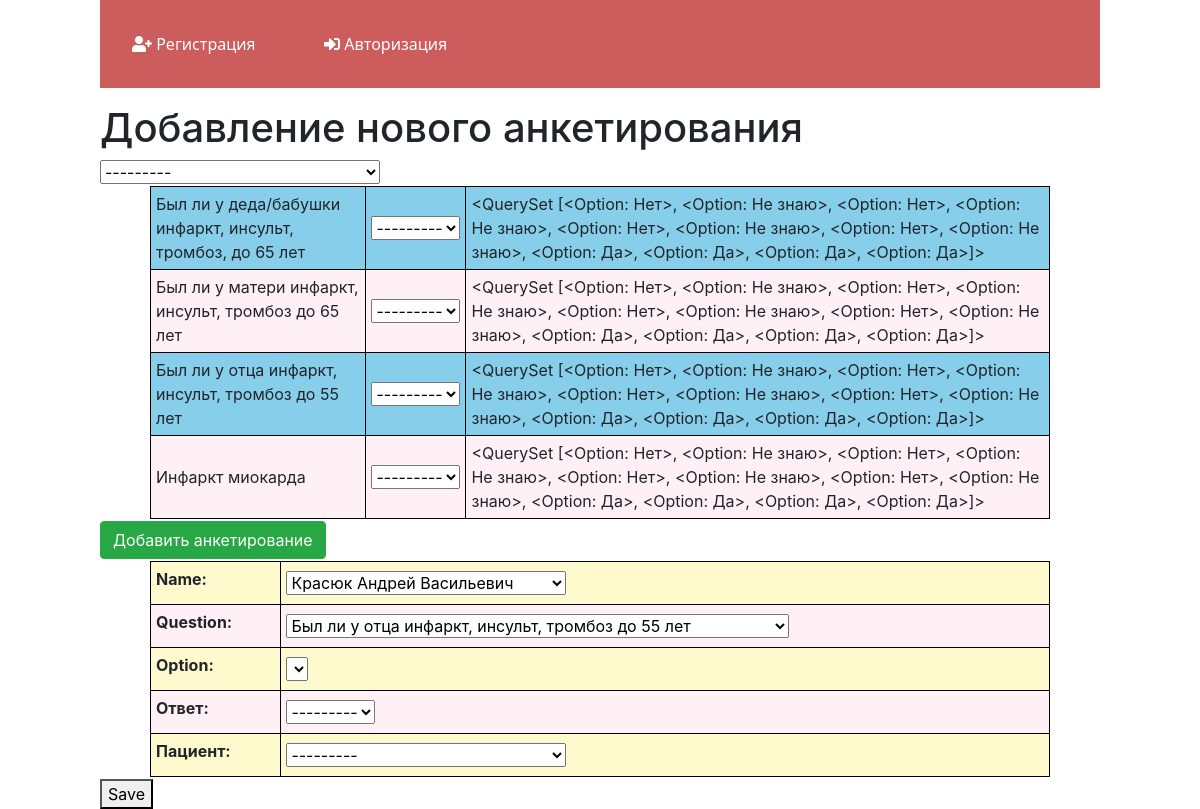
Screenshot of /api/v1/amscapp/add_complaint with the database file from the repository.
### amscapp/models.py (models this page shows)
class Question(models.Model):
    name = models.CharField('Вопрос', max_length=100)
    def __str__(self):
        return self.name
    class Meta:
        verbose_name = 'Вопрос'
        verbose_name_plural = 'Вопросы'

class Option(models.Model):
    name = models.CharField('Вариант ответа', max_length=100)
    score = models.IntegerField('Количество баллов', default=0)
    option = models.ForeignKey(Question, on_delete=models.CASCADE)
    def __str__(self):
        return self.name
    class Meta:
        verbose_name = 'Поле для выбора'
        verbose_name_plural = 'Поля для выборов'

class Patient(models.Model):
    class ChoiceSEX(models.TextChoices):
        MAN = 'Мужской', 'Мужской'
        WOMAN = 'Женский', 'Женский'
    class ChoiceNation(models.TextChoices):
        RU = 'Русские', 'Русские'
        UA = 'Украинцы', 'Украинцы'
        GE = 'Немцы', 'Немцы'
        KZ = 'Казахи', 'Казахи'
        BL = 'Белорусы', 'Белорусы'
        ALT = 'Алтайцы', 'Алтайцы'
        KU = 'Кумандинцы', 'Кумандинцы'
        TA = 'Татары', 'Татары'
        OT = 'Другая', 'Другая'
    name = models.CharField('ФИО', max_length=100)
    date_of_birth = models.DateField('Дата рождения')
    sex = models.CharField('Пол пациента', max_length=7, choices=ChoiceSEX.choices, default=1)
    insurance = models.CharField('Страховая организация', max_length=100, blank=True)
    policy = models.CharField('Страховое свидетельство', max_length=100, blank=True)
    address = models.CharField('Домашний адрес', max_length=100, blank=True)
    number_phone = models.CharField('Номер телефона', max_length=100, blank=True)
    email = models.EmailField('Электронная почта', max_length=100, blank=True)
    parent_name = models.CharField('ФИО родителя', max_length=100, blank=True)
    parent_number_phone = models.CharField('Номер телефона родителя', max_length=100, blank=True)
    parent_email = models.EmailField('Электронная почта родителя', max_length=100, blank=True)
    nation = models.CharField('Нация пациента', max_length=10, choices=ChoiceNation.choices, default=1)
    mother_nation = models.CharField('Нация матери пациента', max_length=10, choices=ChoiceNation.choices, default=1)
    father_nation = models.CharField('Нация отца пациента', max_length=10, choices=ChoiceNation.choices, default=1)
    registration_date = models.DateField('Дата регистрации пациента', auto_now_add=True)
    def __str__(self):
        return self.name
    class Meta:
        verbose_name = 'Пациент'
        verbose_name_plural = 'Пациенты'

### amscapp/views.py (the view, shortened to what this page needs)
# urls.py: path('add_complaint', views.add_complaint, name='add_complaint'),
def add_complaint(request):
    error = ''
    compla = Question.objects.order_by('name')
    form = OptionForm()
    data = {'form': form, 'error': error, 'compla': compla}
    return render(request, 'database/add_complaint.html', data)

### amscapp/forms.py
class OptionForm(ModelForm):
    series = ModelChoiceField(label='Ответ', queryset=Option.objects.all())
    pat = ModelChoiceField(label='Пациент', queryset=Patient.objects.order_by('name'))
    score = Option.objects.order_by('score')
    def __init__(self, *args, **kwargs):
        super().__init__(*args, **kwargs)
        self.fields['option'].queryset = Option.objects.none()
    class Meta:
        model = Complaint
        fields = ('__all__')

### amscapp/templates/database/add_complaint.html (shortened to what this page needs)
{% extends 'database/layout.html' %}
{% load l10n %}
{% block body %}
<div class="add">
    <h1>Добавление нового анкетирования</h1>
    <form method="post">
        {{ form.pat }}
        <table>
            {% for el in compla %}
            <tr class="compl">
                <td>
                    {{ el.name }}
                </td>
                <td>
                    {{ form.series }}
                </td>
                <td>
                    {{ form.score }}
                </td>
            </tr>
            {% endfor %}
        </table>
        <button class="btn btn-success" type="submit">Добавить анкетирование</button>
    </form>
</div>
<form method="post" id="optionForm" data-option-url="{% url 'ajax_load_option' %}" novalidate>
    <table>
      {{ form.as_table }}
    </table>
    <button type="submit">Save</button>
  </form>
{% endblock %}

### amscapp/static/database/css/styleamsc.css (style rules this page uses)
body { background: white; }
table { border-collapse: collapse; margin: 2px auto; width: 90%; }
th, td { border: solid 1px #000; padding: 5px; }
tr:nth-child(odd) { background-color: #FFFACD; }
tr:nth-child(even) { background-color: #FFF0F5; }
form { margin-left: 100px; margin-right: 100px; }
h1 { margin-left: 100px; }
.compl:nth-child(odd) { background-color: #87CEEB; }

### rows the page displays
Question: name "Был ли у деда/бабушки инфаркт, инсульт, тромбоз, до 65 лет"
Option: score "<QuerySet [<Option: Нет>, <Option: Не знаю>, <Option: Нет>, <Option: Не знаю>, <Option: Нет>, <Option: Не знаю>, <Option: Нет>, <Option: Не знаю>, <Option: Да>, <Option: Да>, <Option: Да>, <Option: Да>]>"
Question: name "Был ли у матери инфаркт, инсульт, тромбоз до 65 лет"
Question: name "Был ли у отца инфаркт, инсульт, тромбоз до 55 лет"
Question: name "Инфаркт миокарда"
Patient: name "Красюк Андрей Васильевич"
